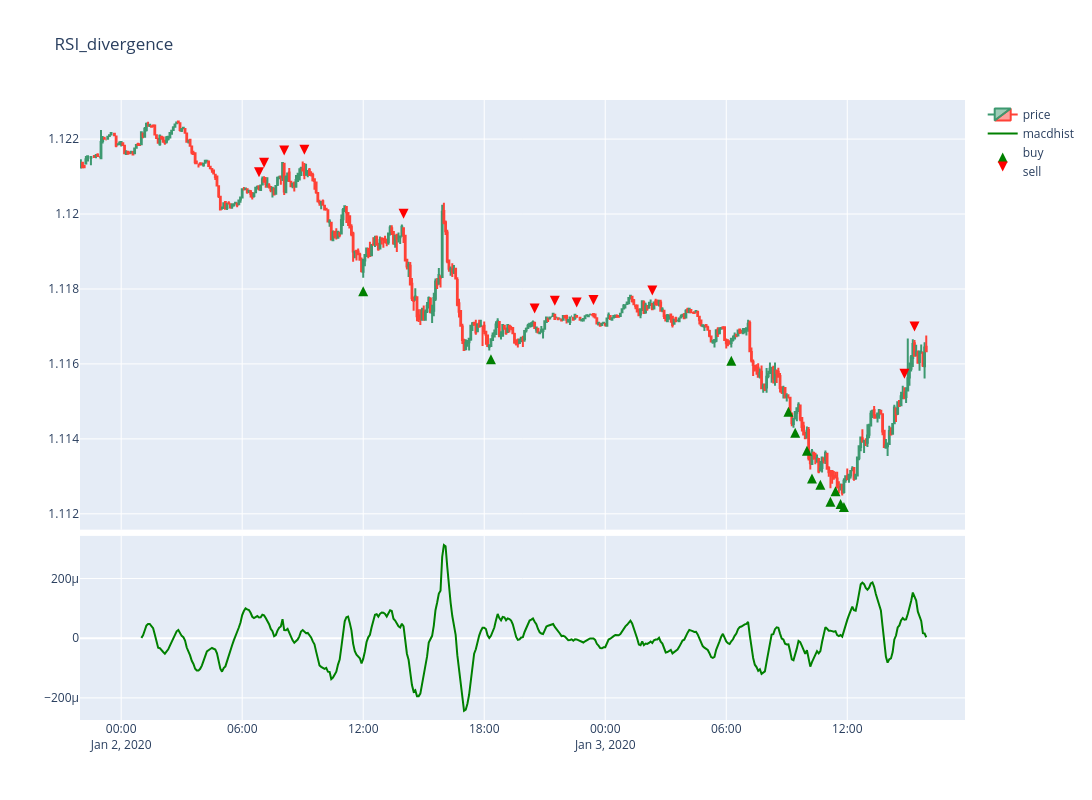

The notebook cell this image was saved under:
### Code cell
figure = make_subplots(rows=2, cols=1, row_heights=[0.7,0.3], shared_xaxes=True,vertical_spacing=0.01)
figure.update_layout(height=800, width=1200, title_text='RSI_divergence')

pos_col='div_pos'

y_color_buy=df_plot[df_plot[pos_col]==1]['l']*0.9998
y_color_buy_index=df_plot[df_plot[pos_col]==1].index
y_color_sell=df_plot[df_plot[pos_col]==-1]['h']*1.0002
y_color_sell_index=df_plot[df_plot[pos_col]==-1].index

#y_color_sell=df_plot[df_plot['pos_ch_bear']==-1]['h']*1.0002
#y_color_sell_index=df_plot[df_plot['pos_ch_bear']==-1].index
#y_color_buy=df_plot[df_plot['pos_ch_bull']==1]['l']*0.9998
#y_color_buy_index=df_plot[df_plot['pos_ch_bull']==1].index


figure.add_trace(go.Candlestick(x=df_plot.index,
                                open=df_plot['o'],
                                high=df_plot['h'],
                                low=df_plot['l'],
                                close=df_plot['c'],
                                name='price'), row=1, col=1)

figure.add_trace(go.Scatter(x=df_plot.index,y=df_plot['MACD'],mode='lines',line_color='green',name='macdhist'),col=1,row=2)
#figure.add_trace(go.Scatter(x=df_plot.index,y=df_plot['MACD_high'],mode='lines',line_color='red',name='macdhist'),col=1,row=2)
figure.add_trace(go.Scatter(x=y_color_buy_index, y=y_color_buy, mode='markers', marker_symbol='arrow-up', marker_color='green', name='buy', marker_size=10), col=1, row=1)
figure.add_trace(go.Scatter(x=y_color_sell_index, y=y_color_sell, mode='markers', marker_symbol='arrow-down', marker_color='red', name='sell', marker_size=10), col=1, row=1)
#for i in idxs:
    

    #figure.add_trace(go.Scatter(x=df_plot.loc[i].index,y=df_plot['RSI_low'].loc[i],mode='lines',line_color='red',name='macdhist'),col=1,row=2)

    

figure.update_layout(xaxis_rangeslider_visible=False)
figure.update_xaxes(
        rangebreaks=[
            dict(bounds=["sat", "mon"])]
    )
figure.show()

### Figure 1 — Plotly figure (JSON) as saved in the notebook; plotly's stock layout.template omitted (floating-point values rounded to 4 significant figures; data arrays with more than 128 entries replaced by an {"elided": "..."} marker saying what was removed)
{"data": [{"close": {"elided": "500 float values"}, "high": {"elided": "500 float values"}, "low": {"elided": "500 float values"}, "name": "price", "open": {"elided": "500 float values"}, "type": "candlestick", "x": {"elided": "500 str values"}, "xaxis": "x", "yaxis": "y"}, {"line": {"color": "green"}, "mode": "lines", "name": "macdhist", "type": "scatter", "x": {"elided": "500 str values"}, "xaxis": "x2", "y": {"elided": "500 float values"}, "yaxis": "y2"}, {"marker": {"color": "green", "size": 10, "symbol": "arrow-up"}, "mode": "markers", "name": "buy", "type": "scatter", "x": ["2020-01-02 12:00:00+00:00", "2020-01-02 18:20:00+00:00", "2020-01-03 06:15:00+00:00", "2020-01-03 09:05:00+00:00", "2020-01-03 09:25:00+00:00", "2020-01-03 10:00:00+00:00", "2020-01-03 10:15:00+00:00", "2020-01-03 10:40:00+00:00", "2020-01-03 11:10:00+00:00", "2020-01-03 11:25:00+00:00", "2020-01-03 11:40:00+00:00", "2020-01-03 11:50:00+00:00"], "xaxis": "x", "y": [1.118, 1.116, 1.116, 1.115, 1.114, 1.114, 1.113, 1.113, 1.112, 1.113, 1.112, 1.112], "yaxis": "y"}, {"marker": {"color": "red", "size": 10, "symbol": "arrow-down"}, "mode": "markers", "name": "sell", "type": "scatter", "x": ["2020-01-02 06:50:00+00:00", "2020-01-02 07:05:00+00:00", "2020-01-02 08:05:00+00:00", "2020-01-02 09:05:00+00:00", "2020-01-02 14:00:00+00:00", "2020-01-02 20:30:00+00:00", "2020-01-02 21:30:00+00:00", "2020-01-02 22:35:00+00:00", "2020-01-02 23:25:00+00:00", "2020-01-03 02:20:00+00:00", "2020-01-03 14:50:00+00:00", "2020-01-03 15:20:00+00:00"], "xaxis": "x", "y": [1.121, 1.121, 1.122, 1.122, 1.12, 1.117, 1.118, 1.118, 1.118, 1.118, 1.116, 1.117], "yaxis": "y"}], "layout": {"height": 800, "title": {"text": "RSI_divergence"}, "width": 1200, "xaxis": {"anchor": "y", "domain": [0, 1], "matches": "x2", "rangebreaks": [{"bounds": ["sat", "mon"]}], "rangeslider": {"visible": false}, "showticklabels": false}, "xaxis2": {"anchor": "y2", "domain": [0, 1], "rangebreaks": [{"bounds": ["sat", "mon"]}]}, "yaxis": {"anchor": "x", "domain": [0.307, 1]}, "yaxis2": {"anchor": "x2", "domain": [0, 0.297]}}}
